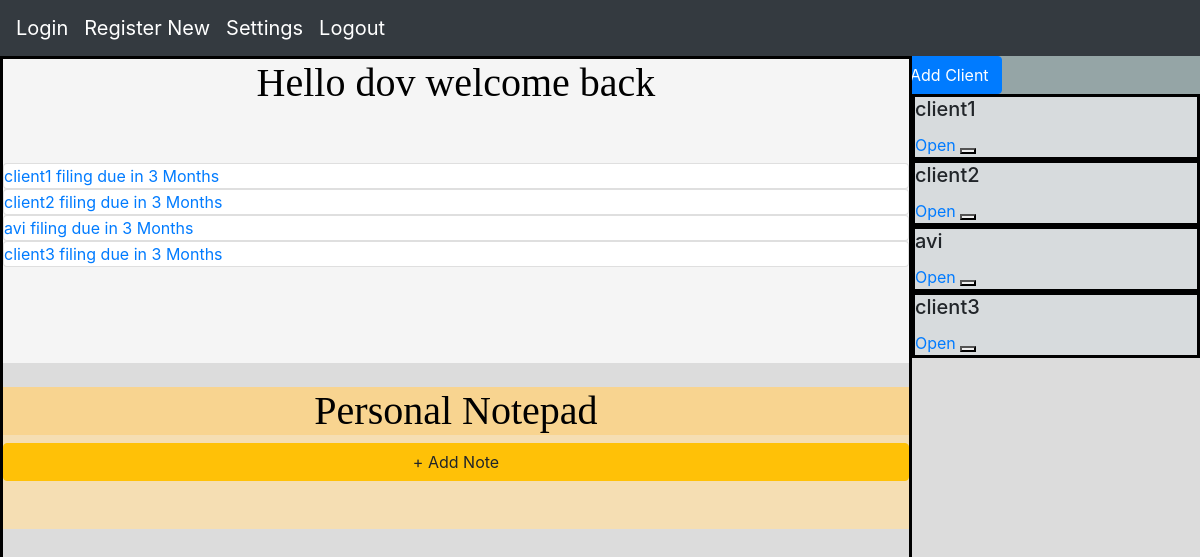
The page /users/company (signed in) on the database its author committed.
### accounts/models.py (models this page shows)
class Client(models.Model):
    name=CharField(max_length=200)
    firm=ForeignKey(Firm, on_delete=models.CASCADE)
    yearly= DateField(blank=True, null=True)
    first_quarter= DateField(blank=True, null=True)
    second_quarter= DateField(blank=True, null=True)
    third_quarter= DateField(blank=True, null=True)
    client_mail= EmailField(blank=True, null=True)

### accounts/views.py (the view, shortened to what this page needs)
# urls.py: path('company', views.company_page, name='company_page'),
@decorators.login_required
def company_page(request):
    form = NewClientForm()
    return render(request, 'companyPage.html', {'f':form, 'object_type':'client'})

### accounts/templates/companyPage.html (shortened to what this page needs)
{% extends "base.html" %}
{% load static %}
{% block css %}
<link rel="stylesheet" href="{% static 'accounts/css/tester.css' %}">
<link rel="stylesheet" href="{% static 'accounts/css/myCSS.css' %}">
<link rel="stylesheet" href="{% static 'accounts/js/resizeJS.js' %}">
<link rel="stylesheet" href="{% static 'accounts/js/dateCheck.js' %}">
 {% endblock %}
{% block content %}
<div class="container-fluid d-flex justify-content-end" style="background-color: gainsboro; display: flex; height: 100vh; width: 100vw;">
  <div class="row">
              <div class="col-sm col-md col-xl flex-column d-flex align-items-stretch" style="border: black solid; width: 100vw;">
                <div class="row d-flex flex-column" style="background-color: whitesmoke;">
                    <h1 style="text-align: center;">Hello {% block name %} {{user.username}}  {% endblock %} welcome back</h1>
                    <br>
                    <br>
                    {%for client in user.profile.employed_by.client_set.all%}
                    <a href="#" class="card">{{client.name}} filing due in 3 Months</a>
                    {%endfor%}
                    <br>
                    <br>
                    <br>
                    <br>
                </div>
<br>
                <div class="row d-flex flex-column" style="background-color: wheat;">
                  <h1 style="text-align: center; background-color: #f8d490;">Personal Notepad</h1>
                 {% include 'notePopup.html' with noteForm=f %}
                  <br>
                  <br>
                </div>
            </div>
          <div class="panel-body panel-resizable position-fixed-right" style="border-left: black thick;">
            <div class="row align-items-end" style="background-color: #95A5A6;">
              {% include 'clientPopup.html' with clientForm=f %}
            </div>
              {%for client in user.profile.employed_by.client_set.all%}
              <div class="list-group overflow-auto" style="width: 18rem;">
                  <div class="cardStyle">
                    <h5 class="card-title">{{client.name}}</h5>
                    <a href="#" class="card-link">Open</a>
                    <button> </button>
                </div>
              {%endfor%}
          </div>
              </div>
          </div>
  </div>
</div>
{% endblock %}

### accounts/static/accounts/css/myCSS.css (style rules this page uses)
.cardStyle { background-color: #D7DBDD; border: solid black; }
h1 { font-family: Cambria, Cochin, Georgia, Times, 'Times New Roman', serif; color: black; }
body { background: #14161D; color: #939089; }

### rows shown on the page
Client: name "client1"
Client: name "client2"
Client: name "avi"
Client: name "client3"

### other values the page prints
{{ user.username }} "dov"
